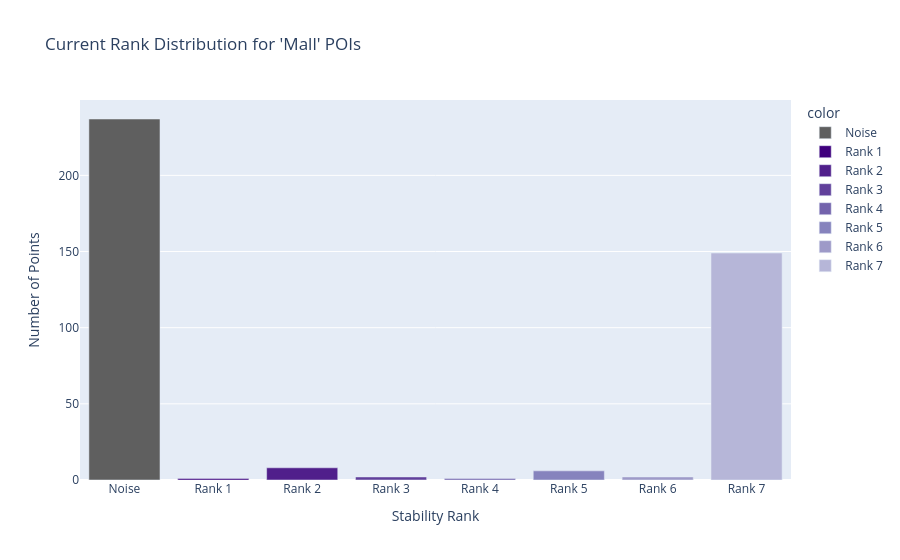

The notebook cell this image was saved under:
### Markdown cell above
Let's take a look at how clusters with malls were ranked across all the data:

### Code cell
# Filter for just malls
malls_only = poi_df[poi_df["POI_type"] == 'mall']

# Count the occurrences of each rank
mall_rank_counts = malls_only['Stability Rank'].value_counts().sort_index()

# Plot the distribution
mall_hist = px.bar(
    mall_rank_counts, 
    labels={'value': 'Number of Points', 'index': 'Stability Rank'},
    title="Current Rank Distribution for 'Mall' POIs",
    color=mall_rank_counts.index,
    color_discrete_map=color_map
)
mall_hist.show()

print(f"Total Mall Points: {len(malls_only)}")
print(mall_rank_counts)

### Figure 1 — Plotly figure (JSON) as saved in the notebook; plotly's stock layout.template omitted (floating-point values rounded to 4 significant figures)
{"data": [{"hovertemplate": "color=Noise<br>Stability Rank=%{x}<br>Number of Points=%{y}<extra></extra>", "legendgroup": "Noise", "marker": {"color": "#5F5F5F", "pattern": {"shape": ""}}, "name": "Noise", "orientation": "v", "showlegend": true, "textposition": "auto", "type": "bar", "x": ["Noise"], "xaxis": "x", "y": [237], "yaxis": "y"}, {"hovertemplate": "color=Rank 1<br>Stability Rank=%{x}<br>Number of Points=%{y}<extra></extra>", "legendgroup": "Rank 1", "marker": {"color": "rgb(63, 0, 125)", "pattern": {"shape": ""}}, "name": "Rank 1", "orientation": "v", "showlegend": true, "textposition": "auto", "type": "bar", "x": ["Rank 1"], "xaxis": "x", "y": [1], "yaxis": "y"}, {"hovertemplate": "color=Rank 2<br>Stability Rank=%{x}<br>Number of Points=%{y}<extra></extra>", "legendgroup": "Rank 2", "marker": {"color": "rgb(80, 31, 139)", "pattern": {"shape": ""}}, "name": "Rank 2", "orientation": "v", "showlegend": true, "textposition": "auto", "type": "bar", "x": ["Rank 2"], "xaxis": "x", "y": [8], "yaxis": "y"}, {"hovertemplate": "color=Rank 3<br>Stability Rank=%{x}<br>Number of Points=%{y}<extra></extra>", "legendgroup": "Rank 3", "marker": {"color": "rgb(97, 64, 155)", "pattern": {"shape": ""}}, "name": "Rank 3", "orientation": "v", "showlegend": true, "textposition": "auto", "type": "bar", "x": ["Rank 3"], "xaxis": "x", "y": [2], "yaxis": "y"}, {"hovertemplate": "color=Rank 4<br>Stability Rank=%{x}<br>Number of Points=%{y}<extra></extra>", "legendgroup": "Rank 4", "marker": {"color": "rgb(115, 99, 172)", "pattern": {"shape": ""}}, "name": "Rank 4", "orientation": "v", "showlegend": true, "textposition": "auto", "type": "bar", "x": ["Rank 4"], "xaxis": "x", "y": [1], "yaxis": "y"}, {"hovertemplate": "color=Rank 5<br>Stability Rank=%{x}<br>Number of Points=%{y}<extra></extra>", "legendgroup": "Rank 5", "marker": {"color": "rgb(134, 131, 189)", "pattern": {"shape": ""}}, "name": "Rank 5", "orientation": "v", "showlegend": true, "textposition": "auto", "type": "bar", "x": ["Rank 5"], "xaxis": "x", "y": [6], "yaxis": "y"}, {"hovertemplate": "color=Rank 6<br>Stability Rank=%{x}<br>Number of Points=%{y}<extra></extra>", "legendgroup": "Rank 6", "marker": {"color": "rgb(158, 154, 200)", "pattern": {"shape": ""}}, "name": "Rank 6", "orientation": "v", "showlegend": true, "textposition": "auto", "type": "bar", "x": ["Rank 6"], "xaxis": "x", "y": [2], "yaxis": "y"}, {"hovertemplate": "color=Rank 7<br>Stability Rank=%{x}<br>Number of Points=%{y}<extra></extra>", "legendgroup": "Rank 7", "marker": {"color": "rgb(182, 182, 216)", "pattern": {"shape": ""}}, "name": "Rank 7", "orientation": "v", "showlegend": true, "textposition": "auto", "type": "bar", "x": ["Rank 7"], "xaxis": "x", "y": [149], "yaxis": "y"}], "layout": {"barmode": "relative", "legend": {"title": {"text": "color"}, "tracegroupgap": 0}, "title": {"text": "Current Rank Distribution for 'Mall' POIs"}, "xaxis": {"anchor": "y", "domain": [0, 1], "title": {"text": "Stability Rank"}}, "yaxis": {"anchor": "x", "domain": [0, 1], "title": {"text": "Number of Points"}}}}
